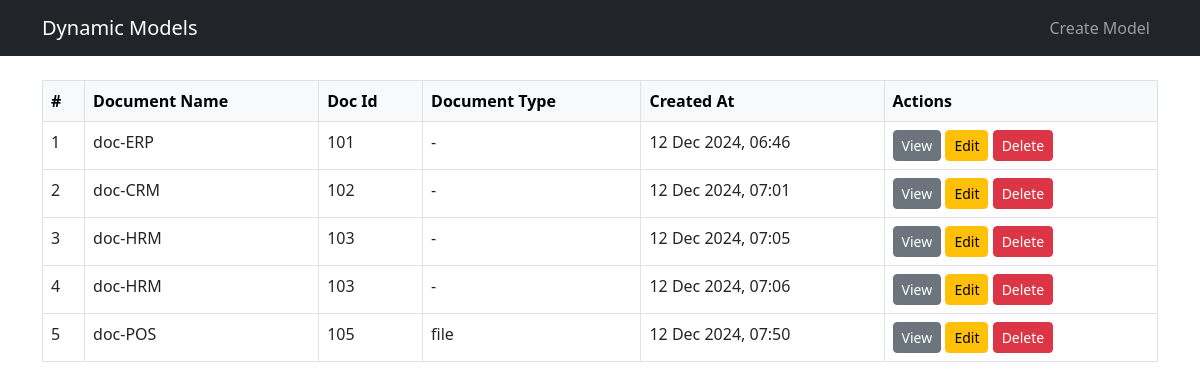
The app's page /models/1/instances/ (signed in), older data.
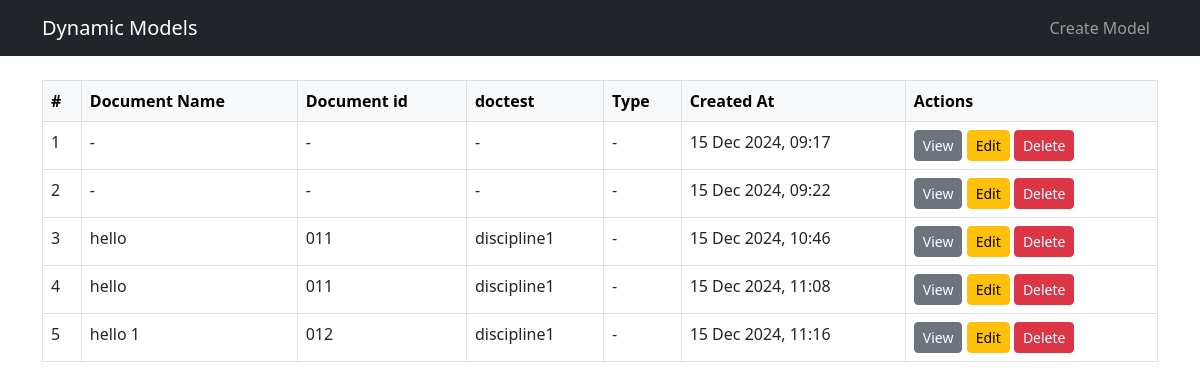
The same page, newer data.
### dynamic_app/models.py (models this page shows, shortened)
class DynamicField(models.Model):
    FIELD_TYPES = [
        ('char', 'Character'),
        ('text', 'Text'),
        ('int', 'Integer'),
        ('decimal', 'Decimal'),
        ('bool', 'Boolean'),
        ('date', 'Date'),
        ('datetime', 'DateTime'),
        ('file', 'File'),
        ('choice', 'Choice'),
    ]
    dynamic_model = models.ForeignKey(DynamicModel, on_delete=models.CASCADE, related_name='fields')
    name = models.CharField(max_length=100)
    display_name = models.CharField(max_length=100)
    field_type = models.CharField(max_length=20, choices=FIELD_TYPES)
    is_required = models.BooleanField(default=False)
    is_unique = models.BooleanField(default=True)
    is_readonly = models.BooleanField(default=False)
    display_order = models.IntegerField(default=0)
    created_by = models.ForeignKey(User, on_delete=models.CASCADE)
    created_at = models.DateTimeField(auto_now_add=True)
    updated_at = models.DateTimeField(auto_now=True)
    class Meta:
        ordering = ['display_order']
        unique_together = ['dynamic_model', 'name']

class DynamicModelInstance(models.Model):
    dynamic_model = models.ForeignKey(DynamicModel, on_delete=models.CASCADE)
    created_by = models.ForeignKey(User, on_delete=models.CASCADE)
    created_at = models.DateTimeField(auto_now_add=True)
    updated_at = models.DateTimeField(auto_now=True)
    data = models.JSONField()

### dynamic_app/views.py (the view)
# urls.py: path('models/<int:model_pk>/instances/', views.instance_list, name='instance_list'),
@login_required
def instance_list(request, model_pk):
    model = get_object_or_404(DynamicModel, pk=model_pk, created_by=request.user)
    instances = DynamicModelInstance.objects.filter(dynamic_model=model)
    fields = model.fields.all()  # Get all the fields of the dynamic model
    return render(request, 'dynamic_models/instance_list.html', {
        'model': model,
        'instances': instances,
        'fields': fields,
    })

### dynamic_app/templatetags/custom_filters.py (called while the page is built)
@register.filter
def get_item(dictionary, key):
    return dictionary.get(key)

### dynamic_app/templates/dynamic_models/instance_list.html
{% extends "base_generic.html" %}
{% load custom_filters %}
{% block content %}
<div class="table-responsive">
    <table class="table table-bordered table-hover">
        <thead class="table-light">
            <tr>
                <th>#</th>
                {% for field in fields %}
                    <th>{{ field.display_name }}</th>
                {% endfor %}
                <th>Created At</th>
                <th>Actions</th>
            </tr>
        </thead>
        <tbody>
            {% for instance in instances %}
            <tr>
                <td>{{ forloop.counter }}</td>
                {% for field in fields %}
                    <td>{{ instance.data|get_item:field.name|default:"-" }}</td>
                {% endfor %}
                <td>{{ instance.created_at|date:"d M Y, H:i" }}</td>
                <td>
                    <a href="#" class="btn btn-sm btn-secondary">View</a>
                    <a href="#" class="btn btn-sm btn-warning">Edit</a>
                    <a href="#" class="btn btn-sm btn-danger">Delete</a>
                </td>
            </tr>
            {% endfor %}
        </tbody>
    </table>
</div>
{% endblock %}

Row changes from the older to the newer data that the page shows:
removed DynamicModelInstance: data|get_item "doc-ERP", data|get_item "101", data|get_item "-", created_at "12 Dec 2024, 06:46"
removed DynamicModelInstance: data|get_item "doc-CRM", data|get_item "102", data|get_item "-", created_at "12 Dec 2024, 07:01"
removed DynamicModelInstance: data|get_item "doc-HRM", data|get_item "103", data|get_item "-", created_at "12 Dec 2024, 07:05"
removed DynamicModelInstance: data|get_item "doc-HRM", data|get_item "103", data|get_item "-", created_at "12 Dec 2024, 07:06"
removed DynamicModelInstance: data|get_item "doc-POS", data|get_item "105", data|get_item "file", created_at "12 Dec 2024, 07:50"
changed DynamicField: display_name "Doc Id" → "Document id"
changed DynamicField: display_name "Document Type" → "doctest"
now on this page (row edited): DynamicField: display_name "Type"
added DynamicModelInstance: data|get_item "-", created_at "15 Dec 2024, 09:17"
added DynamicModelInstance: data|get_item "-", created_at "15 Dec 2024, 09:22"
added DynamicModelInstance: data|get_item "hello", data|get_item "011", data|get_item "discipline1", data|get_item "-", created_at "15 Dec 2024, 10:46"
added DynamicModelInstance: data|get_item "hello", data|get_item "011", data|get_item "discipline1", data|get_item "-", created_at "15 Dec 2024, 11:08"
added DynamicModelInstance: data|get_item "hello 1", data|get_item "012", data|get_item "discipline1", data|get_item "-", created_at "15 Dec 2024, 11:16"
